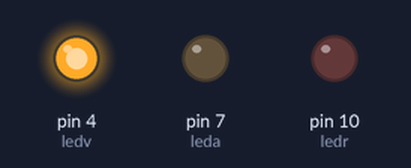
Simulated run of this sketch. Board: Arduino Uno, built with avr-gcc and run on an emulated ATmega328P. On the bench: output pins drawn as LEDs (lit = HIGH).

Above: at 1.5 s.
At 7.5 s:
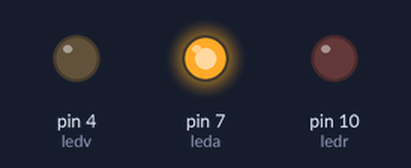
At 13.5 s:
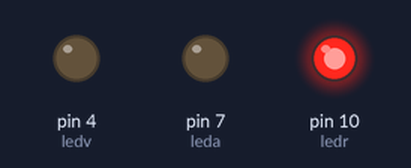
At 22.2 s:
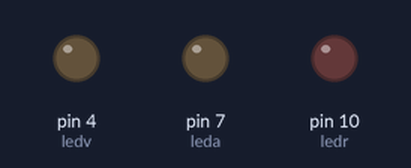
Timing chart, 0 to 23.4 s (numbered marks = the images above):
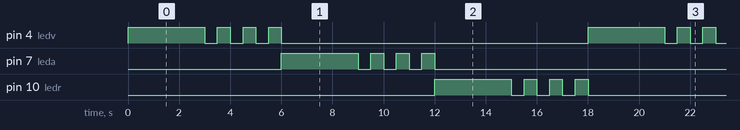

The sketch:

Semaforo.ino
```cpp
int ledr =10;
int leda =7;
int ledv =4;

void setup()

{

pinMode(ledr, OUTPUT);
pinMode(leda, OUTPUT);
pinMode(ledv, OUTPUT);

}

void loop()

{

digitalWrite(ledv, HIGH);
delay(3000);
digitalWrite(ledv, LOW);
  for(int i=0; i<3; i++)
    {
      delay(500);
      digitalWrite(ledv, HIGH);
      delay(500);
      digitalWrite(ledv, LOW);
    }

digitalWrite(leda, HIGH);
delay(3000);
digitalWrite(leda, LOW);
  for(int i=0; i<3; i++)
    {
      delay(500);
      digitalWrite(leda, HIGH);
      delay(500);
      digitalWrite(leda, LOW);
    }

digitalWrite(ledr, HIGH);
delay(3000);
digitalWrite(ledr, LOW);
  for(int i=0; i<3; i++)
    {
      delay(500);
      digitalWrite(ledr, HIGH);
      delay(500);
      digitalWrite(ledr, LOW);
    }

}
```

Measured:
- by itself, pin 4 (ledv), pin 7 (leda), pin 10 (ledr): repeats every 18.0 s: 3 × (LOW 0.50 s, HIGH 0.50 s), LOW 12.0 s, HIGH 3.0 s
- by itself, everything shown: repeats every 18.0 s, in 22 steps
